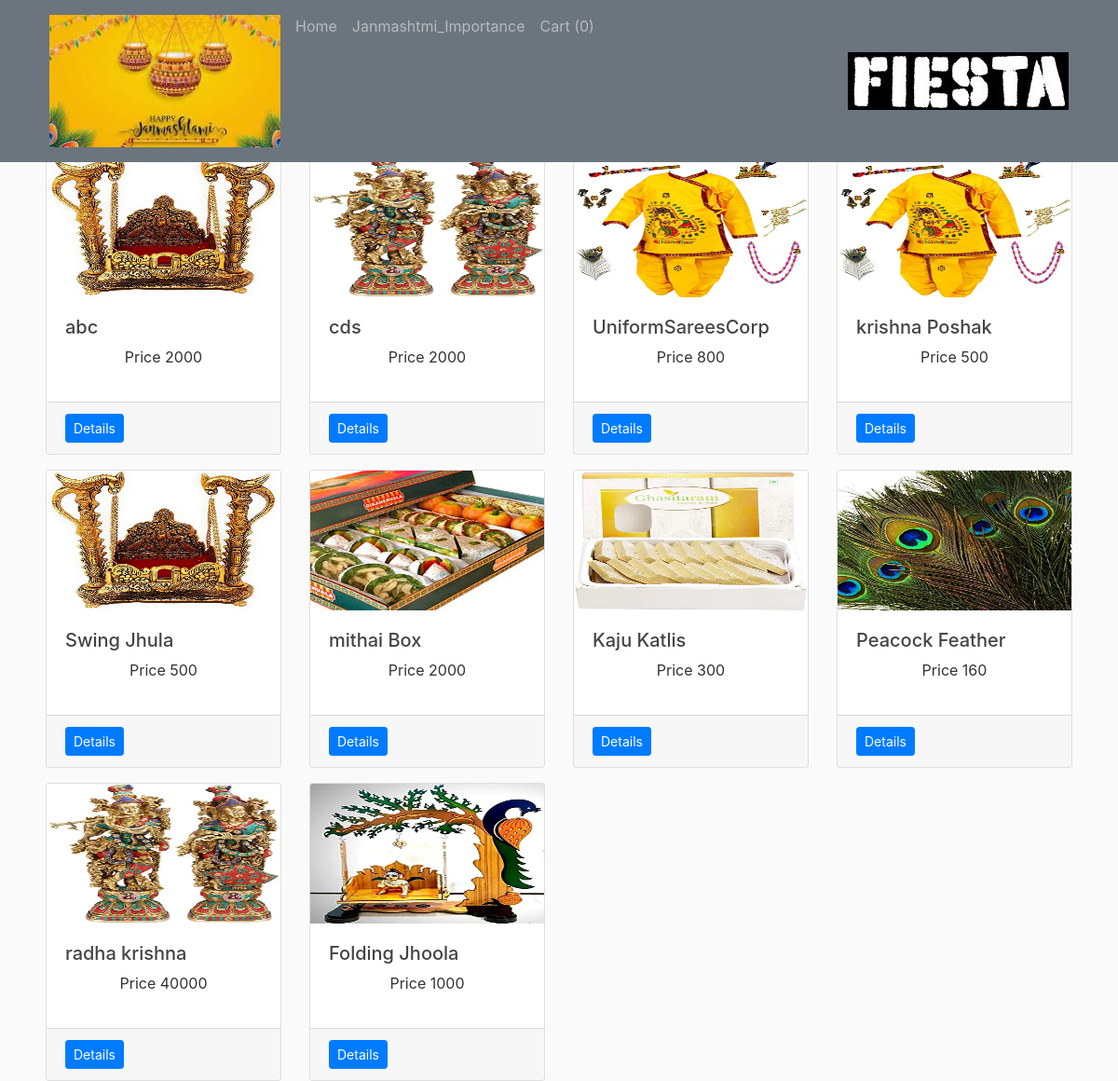
Page /janmashtmi on the committed database.
### database.py (models this page shows, shortened)
class Janmashtmi(db.Model,UserMixin):
	id = db.Column(db.Integer,primary_key=True)
	image = db.Column(db.String(120),nullable=False)
	name = db.Column(db.String(120),nullable=False,unique=True)
	types = db.Column(db.String(120),nullable=False)
	category = db.Column(db.String(120),nullable=False)
	price = db.Column(db.Integer,nullable=False)
	companyname = db.Column(db.String(120),nullable=False)
	quantity = db.Column(db.Integer,nullable=False)
	detail = db.Column(db.String(200),nullable=False)
	username = db.Column(db.String(120),nullable=False)

### new.py (the view)
@app.route("/janmashtmi")
def janmashtmi():
	return render_template('janmashtmi.html',products=Janmashtmi.query.all())

### template/janmashtmi.html (shortened to what this page needs)
<!DOCTYPE html>
<html>
<head>
    <link rel="stylesheet" href="https://stackpath.bootstrapcdn.com/bootstrap/4.4.1/css/bootstrap.min.css">
    <link rel="stylesheet" type="text/css" href="{{url_for('static', filename='main.css')}}">
</head>
<body >
  <nav class="navbar navbar-expand-md navbar-dark bg-secondary fixed-top"  >
    <div class="container">
      <div class="collapse navbar-collapse" id="navbarToggle">
         <div class="navbar-nav mr-auto" >
          <img class="nav-item nav-link"  src="{{url_for('static', filename='janmashtmi/jan1.jpg')}}"  />
          <div class="navbar-nav mr-auto" >
          <a class="nav-item nav-link" href="/Home1" >Home</a>
          <a class="nav-item nav-link" href="/janmashtmiimp">Janmashtmi_Importance</a>
          <a class="nav-link" href="/carts" tableindex="-1" >Cart ({{session['Shoppingcart']|length}})</a>
        </div>
        </div>
        <div class="navbar-nav ">
            <img class="nav-item nav-link" src="{{url_for('static', filename='new3.jpg')}}" />
         </div>
      </div>
    </div>
  </nav>
  <main role="main" class="container">
  <div class="row">
{% for product in products %}
  <div class="col-md-3 mt-3">
      <div class="card">
        <img src="{{url_for('static',filename=product.image)}}" alt="{{product.name}}"class="card-img-top" height="150">
         <div class="card-body">
           <h5 class="text-cent">{{product.name}}</h5>
           <p class="text-center">Price {{product.price}}</p>
         </div>
         <div class="card-footer">
            <a href="{{url_for('single_page5',id=product.id)}}" class="float-left btn btn-sm btn-primary">Details</a>
         </div>
      </div>
  </div>
  {% endfor %} </div>
</main>
</body>
</html>

### static/main.css (style rules this page uses)
body { background: #fafafa; color: #333333; margin-top: 5rem; }
h1, h2, h3, h4, h5, h6 { color: #444444; }
.row { display: flex; flex-wrap: wrap; padding: 0 4px; }

### rows in the picture
Janmashtmi: image (picture), name "abc", price "2000"
Janmashtmi: image (picture), name "cds", price "2000"
Janmashtmi: image (picture), name "UniformSareesCorp", price "800"
Janmashtmi: image (picture), name "krishna Poshak", price "500"
Janmashtmi: image (picture), name "Swing Jhula", price "500"
Janmashtmi: image (picture), name "mithai Box", price "2000"
Janmashtmi: image (picture), name "Kaju Katlis", price "300"
Janmashtmi: image (picture), name "Peacock Feather", price "160"
Janmashtmi: image (picture), name "radha krishna", price "40000"
Janmashtmi: image (picture), name "Folding Jhoola", price "1000"

### other values in the picture
{{ session['Shoppingcart']|length }} "0"
